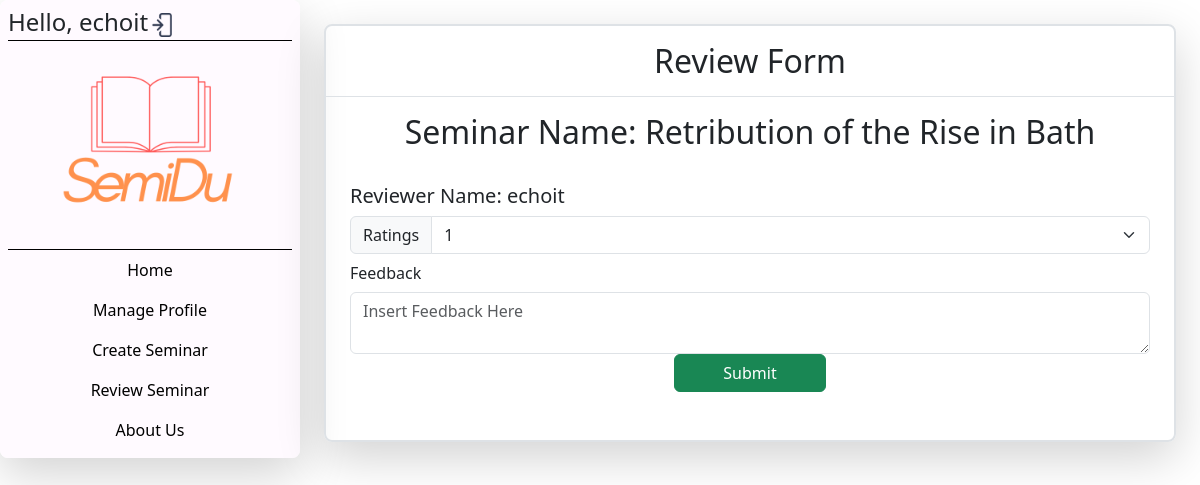
Screenshot of /semiReview/8/ (signed in) with the database file from the repository.
### semidu/models.py (models this page shows, shortened)
class receipt(models.Model):
    receiptInfo = models.CharField(max_length=225, null=True)
    semUs = models.ForeignKey(User, null=True, on_delete= models.SET_NULL)
    semInfo = models.ForeignKey(seminar, null=True, on_delete= models.SET_NULL)
    qrCD = models.ImageField(upload_to='qrCD', blank=True)

class seminar(models.Model):
    seminar_name = models.CharField(max_length=225, null=True)
    seminar_purpose = models.CharField(max_length=225, null=True)
    amount_peoples = models.IntegerField(null=True)
    joined_user = models.IntegerField(default=0, blank=True)
    seminar_contact = models.CharField(max_length=225, null=True)
    seminar_req = models.CharField(max_length=225, null=True)
    semiUser = models.ForeignKey(User, null=True, on_delete= models.SET_NULL)

### semidu/views.py (the view, shortened to what this page needs)
# urls.py: path('semiReview/<str:semJoID>/', views.revForms, name = 'semiReviewForm'),
@login_required(login_url="/landPage")
def revForms(request, semJoID):
    semiID = receipt.objects.get(id = semJoID)
    context = {'seminar_info':semiID}
    return render(request, "ManageReview/reviewForm.html", context)

### templates/ManageReview/reviewForm.html (shortened to what this page needs)
<!DOCTYPE html>
{% load static %}
<html lang="en">
<head>
    <link rel="stylesheet" href="{% static "css/textbut.css" %}">
    <link rel="stylesheet" href="{% static "css/pSemInfo.css" %}">
    {% load bootstrap5 %}
    {% bootstrap_css %}
</head>
<body>
  <div class="container-fluid">
    <div class="row">
      <nav class="col-3 sidebar shadow-lg rounded-3 p-0" style="width: 300px;">
        <div class="flex-column flex-shrink-0 p-2 rounded-3 sidebg" style="width: 300px;">
          <h4 class="border-black border-bottom">Hello, {{user.username}}<a href="/signOut"><img src="{% static 'img/so.png' %}" width="30" height="30"></a></h4>
          <a href="/" class="d-flex border-bottom border-black" >
            <img src="{% static 'img/SemiDu.png' %}" width="200" height="200" class="d-block mx-auto">
          </a>
          <ul class="nav flex-column mb-auto">
            <li>
              <a href="/" class="nav-link text-black text-center">
                Home
              </a>
            </li>
            <li>
              <a href="/manageprof" class="nav-link text-center text-black">
                Manage Profile
              </a>
            </li>
            <li>
              <a href="/manageseminar" class="nav-link text-center text-black">
                Create Seminar
              </a>
            </li>
            <li>
              <a href="/reviewDash" class="nav-link text-center text-black">
                Review Seminar
              </a>
            </li>
            <li>
              <a href="#Coming Soon" class="nav-link text-center text-black">
                About Us
              </a>
            </li>
          </ul>
        </div>
      </nav>
      <main class="col-md-9 px-md-4 ">
        <div class="border border-2 mt-md-4 shadow-lg rounded-3">
            <div class="pt-md-3 pb-md-2 mb-md-3 border-bottom ">
                <h2 class="text-center">Review Form</h2>
            </div>
            <h2 class="text-break text-center">Seminar Name: {{seminar_info.semInfo.seminar_name}}</h2>
            <h5 class="text-break ps-4"><br>Reviewer Name: {{seminar_info.semUs.username}}</h5>
            <div class="mb-md-5">
                <form action="" method="POST">
                        <div class="input-group px-md-4">
                            <label class="input-group-text" for="rates">Ratings</label>
                            <select class="form-select" style="width: 25%;" id="rates" name="rates">
                            <option selected>1</option>
                            </select>
                        </div>
                        <div class ="px-md-4">
                            <label for="reviewSem" class ="col-form-label">Feedback</label>
                            <textarea type="text" class="form-control" id="reviewSem" name="reviewSem" placeholder="Insert Feedback Here" Required></textarea>
                        </div>
                        <button class="btn btn-success px-5 mx-md-auto d-block" type="submit">Submit</button>
                </form>
            </div>
        </div>
      </main>
    </div>
  </div>
</body>
</html>

### static/css/pSemInfo.css (style rules this page uses)
.sidebg { background-color: rgb(255, 250, 255); }

### rows the page displays
receipt: semInfo.seminar_name "Retribution of the Rise in Bath", semUs.username "echoit"

### other values shown
{{ user.username }} "echoit"
